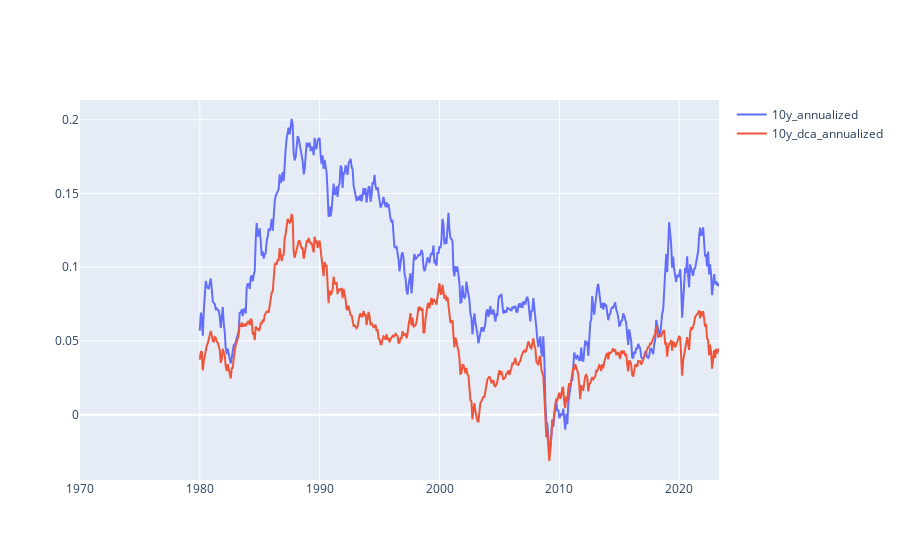

The notebook cell this image was saved under:
### Code cell
go.Figure(
    [
        go.Scatter(
            x=df['date'],
            y=df[column],
            name=column,
            mode='lines'
            )
        for column in ['10y_annualized', '10y_dca_annualized']
    ]
)

### Figure 1 — Plotly figure (JSON) as saved in the notebook; plotly's stock layout.template omitted (floating-point values rounded to 4 significant figures; data arrays with more than 128 entries replaced by an {"elided": "..."} marker saying what was removed)
{"data": [{"mode": "lines", "name": "10y_annualized", "type": "scatter", "x": {"elided": "641 str values"}, "y": {"elided": "641 float values"}}, {"mode": "lines", "name": "10y_dca_annualized", "type": "scatter", "x": {"elided": "641 str values"}, "y": {"elided": "641 float values"}}], "layout": {}}
